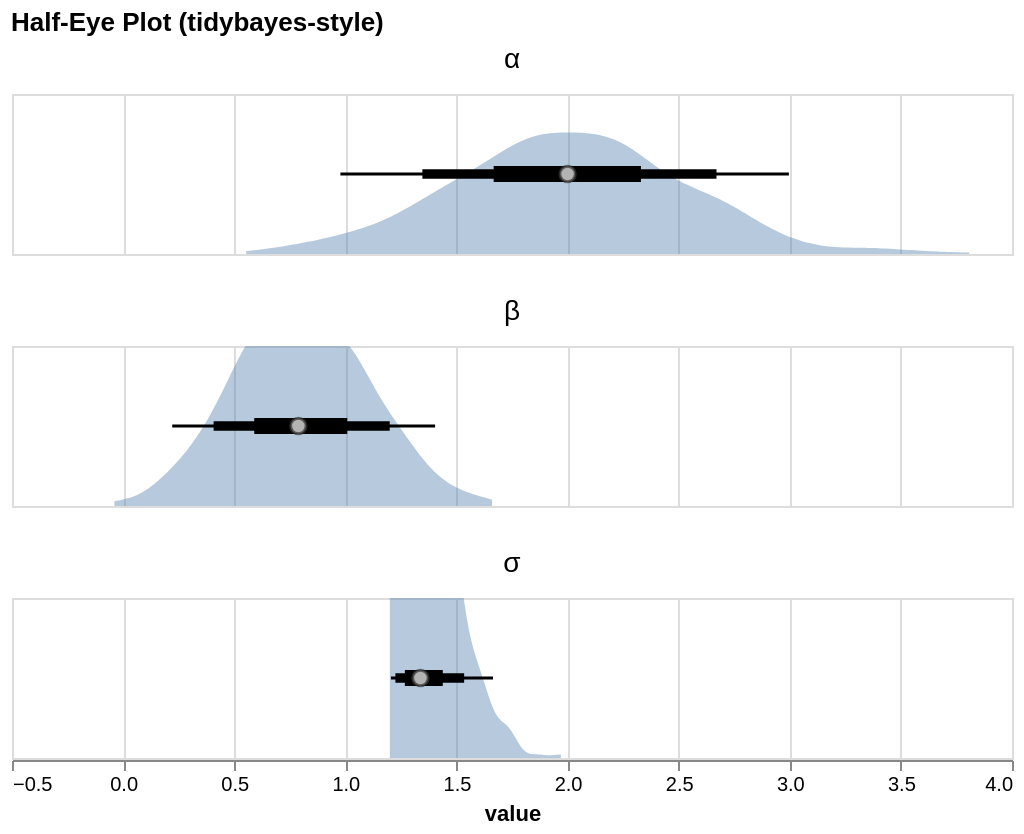

Vega-Lite specification stored for this chart:
### Vega-Lite specification from a JSON file in a GitHub repository (floating-point values rounded to 4 significant figures; data arrays with more than 128 entries replaced by an {"elided": "..."} marker saying what was removed)
{"$schema": "https://vega.github.io/schema/vega-lite/v5.json", "spec": {"height": 80, "layer": [{"encoding": {"x": {"field": "val", "title": "value", "type": "quantitative"}, "y": {"axis": null, "field": "dens", "title": null, "type": "quantitative"}}, "params": [{"name": "grid", "bind": "scales", "select": {"encodings": ["x", "y"], "type": "interval"}}], "mark": {"type": "area", "orient": "vertical", "opacity": 0.4}, "transform": [{"density": "value", "as": ["val", "dens"]}]}, {"encoding": {"x2": {"field": "val", "aggregate": "max"}, "x": {"field": "val", "aggregate": "min", "type": "quantitative"}}, "mark": {"strokeWidth": 1.5, "type": "rule"}, "transform": [{"probs": [0.025, 0.975], "quantile": "value", "as": ["prob", "val"]}, {"fold": ["val"]}]}, {"encoding": {"x2": {"field": "val", "aggregate": "max"}, "x": {"field": "val", "aggregate": "min", "type": "quantitative"}}, "mark": {"strokeWidth": 4.75, "type": "rule"}, "transform": [{"probs": [0.1, 0.9], "quantile": "value", "as": ["prob", "val"]}, {"fold": ["val"]}]}, {"encoding": {"x2": {"field": "val", "aggregate": "max"}, "x": {"field": "val", "aggregate": "min", "type": "quantitative"}}, "mark": {"strokeWidth": 8.0, "type": "rule"}, "transform": [{"probs": [0.25, 0.75], "quantile": "value", "as": ["prob", "val"]}, {"fold": ["val"]}]}, {"encoding": {"x": {"field": "val", "type": "quantitative"}}, "mark": {"filled": true, "stroke": "#333", "color": "white", "strokeWidth": 1.5, "size": 60, "type": "point"}, "transform": [{"probs": [0.5], "quantile": "value", "as": ["prob", "val"]}]}], "width": 500}, "data": {"values": {"elided": "1500 records"}}, "facet": {"header": {"labelFontSize": 14, "title": null}, "field": "parameter", "type": "nominal"}, "title": "Half-Eye Plot (tidybayes-style)", "columns": 1}
